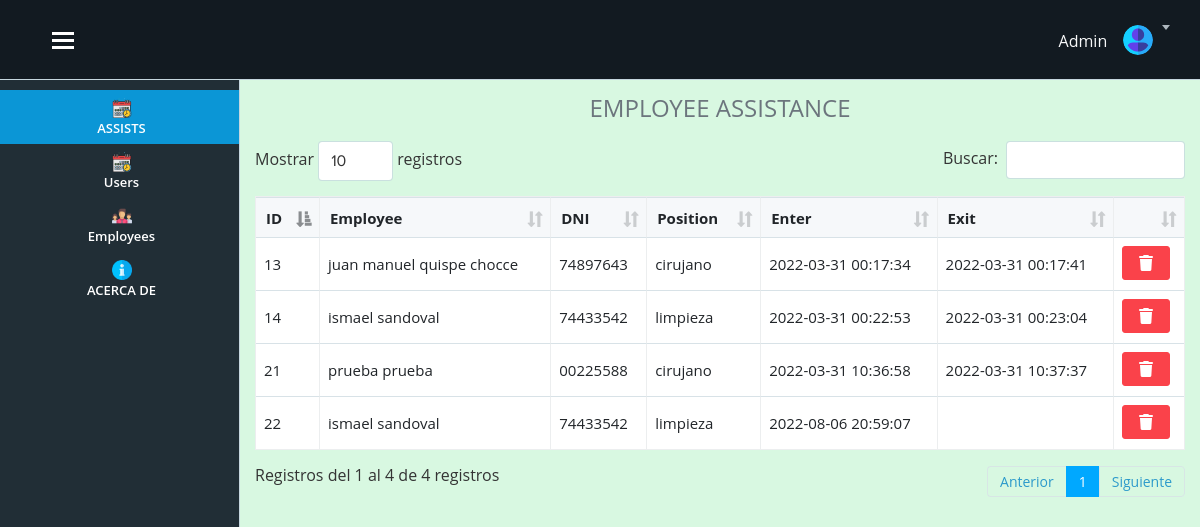
Screenshot of /vista/inicio.php (signed in) with the database file from the repository.
### tables this page shows
CREATE TABLE `asistencia` (
  `id_asistencia` int(11) NOT NULL,
  `id_empleado` int(11) NOT NULL,
  `entrada` datetime DEFAULT NULL,
  `salida` datetime DEFAULT NULL
);

CREATE TABLE `empleado` (
  `id_empleado` int(11) NOT NULL,
  `nombre` varchar(100) DEFAULT NULL,
  `apellido` varchar(255) DEFAULT NULL,
  `dni` varchar(255) NOT NULL,
  `cargo` int(11) NOT NULL
);

CREATE TABLE `cargo` (
  `id_cargo` int(11) NOT NULL,
  `nombre` varchar(100) DEFAULT NULL
);

### vista/inicio.php (the view, shortened to what this page needs)
<?php require('./layout/topbar.php'); ?>
<?php require('./layout/sidebar.php'); ?>
<link rel="stylesheet" href="public/styles/styles.css">
<div class="page-content">
    <h4 class="text-center text-secondary" style="color:grey">EMPLOYEE ASSISTANCE</h4>
    <?php
        include "../model/connection.php";
        $sql=$connect->query("SELECT
        asistencia.id_asistencia,
        asistencia.id_empleado,
        asistencia.entrada,
        asistencia.salida,
        empleado.id_empleado,
        empleado.nombre as 'nom_employee',
        empleado.apellido,
        empleado.dni,
        empleado.cargo,
        cargo.id_cargo,
        cargo.nombre as 'nom_position'
        FROM
        asistencia
        INNER JOIN empleado on asistencia.id_empleado = empleado.id_empleado
        INNER JOIN cargo on empleado.cargo = cargo.id_cargo
        ");
    ?>
    <table class="table table-bordered table-hover col-12" id="example">
    <thead>
        <tr>
        <th scope="col">ID</th>
        <th scope="col">Employee</th>
        <th scope="col">DNI</th>
        <th scope="col">Position</th>
        <th scope="col">Enter</th>
        <th scope="col">Exit</th>
        <th></th>
        </tr>
    </thead>
    <tbody>
        <?php
            while ($data = $sql->fetch_object()) {
        ?>
            <tr>
                <td><?= $data->id_asistencia ?></td>
                <td><?= $data->nom_employee . " " . $data->apellido ?></td>
                <td><?= $data->dni ?></td>
                <td><?= $data->nom_position ?></td>
                <td><?= $data->entrada ?></td>
                <td><?= $data->salida ?></td>
                <td>
                <a href="inicio.php?id=<?= $data->id_asistencia?>" onclick="warning(event)" class="btn btn-danger"><i class="fa-solid fa-trash"></i></a>
                </td>
            </tr>
        <?php
            }
        ?>
    </tbody>
</table>
</div>
</div>
<?php require('./layout/footer.php'); ?>

### public/styles/styles.css (style rules this page uses)
* { margin: 0; padding: 0; box-sizing: border-box; }
body { font-family: "Dancing Script", cursive; font-family: "Open Sans", sans-serif; background: #d8f8e1; }

### vista/layout/topbar.php (style rules this page uses)
.page-content { margin-top: 70px; }

### rows the page displays
asistencia: id_asistencia "13", id_empleado.nombre "juan manuel", id_empleado.apellido "quispe chocce", id_empleado.dni "74897643", cargo.nombre "cirujano", entrada "2022-03-31 00:17:34", salida "2022-03-31 00:17:41"
asistencia: id_asistencia "14", id_empleado.nombre "ismael", id_empleado.apellido "sandoval", id_empleado.dni "74433542", cargo.nombre "limpieza", entrada "2022-03-31 00:22:53", salida "2022-03-31 00:23:04"
asistencia: id_asistencia "21", id_empleado.nombre "prueba", id_empleado.apellido "prueba", id_empleado.dni "00225588", cargo.nombre "cirujano", entrada "2022-03-31 10:36:58", salida "2022-03-31 10:37:37"
asistencia: id_asistencia "22", id_empleado.nombre "ismael", id_empleado.apellido "sandoval", id_empleado.dni "74433542", cargo.nombre "limpieza", entrada "2022-08-06 20:59:07"
